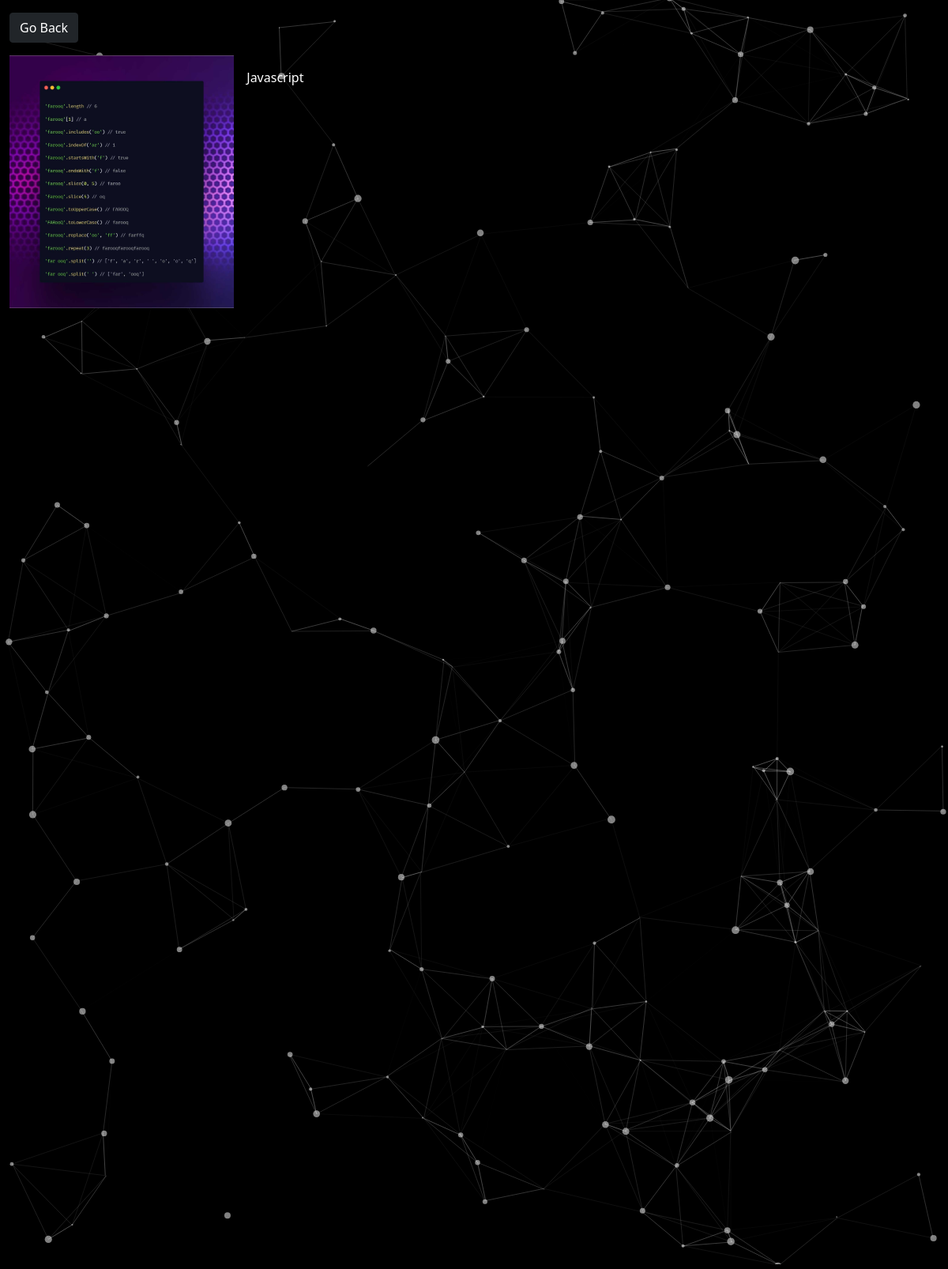
The page /photo/1 on the database its author committed.
### photos/models.py (models this page shows, shortened)
class Photo(models.Model):
    category = models.ForeignKey(Category,on_delete=models.SET_NULL,null=True,blank=True)
    image = models.ImageField(null=False,blank=False)
    description = models.TextField()

### photos/views.py (the view)
# urls.py: path('photo/<pk>', views.viewPhoto, name='photo'),
def viewPhoto(request,pk):
    photo = Photo.objects.get(id=pk)
    return render(request, 'photos/photo.html',{'photo': photo})

### photos/templates/photos/photo.html (shortened to what this page needs)
<!DOCTYPE html>
<html lang="en">
  <head>
    <link rel="stylesheet" href="../../../static/css/style.css" />
    <link
      href="https://cdn.jsdelivr.net/npm/bootstrap@5.0.2/dist/css/bootstrap.min.css"
      rel="stylesheet"
    />
  </head>
  <body id="particles-js">
    <div class="container-fluid">
      <div class="row justify-content-center">
        <div class="col">
          <a href="{% url 'gallery' %}" class="btn btn-dark my-3">Go Back</a>
          <div style="height: 80vh" class="d-flex ">
            <img
            style="max-width:50%;max-height:50%;"
              src="{{photo.image.url}}"
              alt=""
            />
            <p class="m-3">{{photo.description}}</p>
          </div>
        </div>
      </div>
    </div>
  </body>
</html>

### static/css/style.css (style rules this page uses)
* { margin: 0; padding: 0; }
#particles-js { overflow-x: hidden; background-color:black; height: 200vh; width: 100vw; }
.container-fluid { position: absolute; height: 200vh; width: 100vw; background-color:transparent; }
.m-3 { text-decoration: none; color: white; }

### rows shown on the page
Photo: image (picture), description "Javascript"
